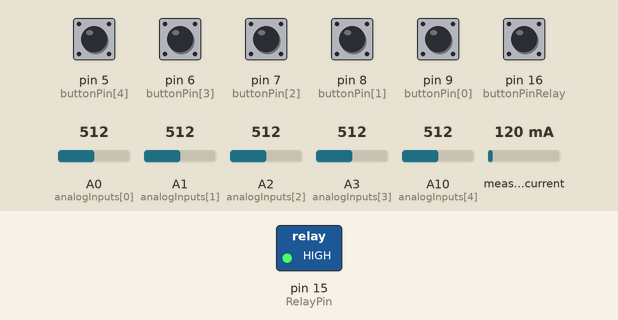
Simulated run of this sketch. Board: Arduino Leonardo, built with avr-gcc and run on an emulated ATmega32U4. On the bench: switched loads named in the sketch (green lamp = pin HIGH). The inputs (shaded band) are chosen by the test bench; at power-on: pin 5 (buttonPin[4]), pin 6 (buttonPin[3]), pin 7 (buttonPin[2]), pin 8 (buttonPin[1]), pin 9 (buttonPin[0]) HIGH, pin 16 (buttonPinRelay) LOW, A0 (analogInputs[0]) = 512, A1 (analogInputs[1]) = 512, A2 (analogInputs[2]) = 512, A3 (analogInputs[3]) = 512, A10 (analogInputs[4]) = 512, measured current 120 mA. USB keyboard and mouse output is not drawn; what the sketch prints to the serial monitor is not drawn.

Above: at 0.3 s.
Timing chart, 0 to 1.8 s (numbered marks = the images above):
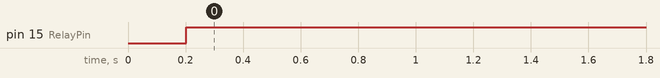

Measured:
- by itself, pin 15 (RelayPin): LOW → HIGH at 0.20 s

The sketch:

charging-station.ino
```cpp
//#include "Keyboard.h"
#include "HID-Project.h"
#include <HID-Settings.h>
#include <Wire.h>
#include <Adafruit_INA219.h>


//buttons
const int NUM_BUTTONS = 5;
const int buttonPin[NUM_BUTTONS] = {9, 8, 7, 6, 5};
boolean buttonState[NUM_BUTTONS];
boolean oldButtonState[NUM_BUTTONS];

//sliders
unsigned int IntervalSliders = 20;
unsigned long PreviousUpdateSliders = 0;
const int NUM_SLIDERS = 5;
const int analogInputs[NUM_SLIDERS] = {A0, A1, A2, A3, A10};
int analogSliderValues[NUM_SLIDERS];

//charger
int waitheInterval = 5;                             //how long to waithe for the headphones to start charging in seconds
unsigned int IntervalCharger = 200;                 //how often to check status
int cicles = waitheInterval*1000/IntervalCharger;   //5*1000/200 = 5000/200=25 cicles in 5 seconds
unsigned long PreviousUpdateCharger = 0;
const int buttonPinRelay = 16;                      // the number of the pushbutton pin
int buttonStateRelay = 0;                           // variable for reading the pushbutton status
int RelayPin = 15;
boolean chargeFlag = false;
int stopCounter = 0;
Adafruit_INA219 ina219;
float current_mA = 0;
unsigned long chargedTime = 0;                      //saves the moment the charging started

///////////////////////////////////////////////////////////

void setup() {
  for (int i = 0; i < NUM_SLIDERS; i++) {   //doing both buttons and sliders since they are the same number
    pinMode(analogInputs[i], INPUT);
    pinMode(buttonPin[i], INPUT_PULLUP);
  }

  pinMode(buttonPinRelay, INPUT);     // initializing the pushbutton pin as an input
  pinMode(RelayPin, OUTPUT);          // Set RelayPin as an output pin

  //Keyboard.begin();
  Consumer.begin();
  Serial.begin(9600);

  uint32_t currentFrequency;
  ina219.begin();
}

///////////////////////////////////////////////////////////

void loop() {
  //buttons
  buttonActions();


  //sliders
  if(millis() >= (PreviousUpdateSliders + IntervalSliders)){
    updateSliderValues();
    sendSliderValues();
    PreviousUpdateSliders = millis();
  }


  //Charger
  /*
  if(millis() >= (PreviousUpdateCharger + IntervalCharger)){
    buttonStateRelay = digitalRead(buttonPinRelay);
    if (buttonStateRelay == HIGH && chargeFlag == false) {      //when headphones on and no charging cicle started
      digitalWrite(RelayPin, LOW);                                //start charging and start charging cicle
      chargeFlag = true;
      current_mA = ina219.getCurrent_mA();
    } else if(buttonStateRelay == HIGH && current_mA < 100){    //when headphones on and current low (charged)
      current_mA = ina219.getCurrent_mA();
      if(stopCounter > cicles){                                 //cicles is calculated based on the time required
        digitalWrite(RelayPin, HIGH);                               //stop charging
        stopCounter = 0;
      }
      stopCounter++;
    } else if(buttonStateRelay == LOW) {                        //when headphones off
      digitalWrite(RelayPin, HIGH);                               //stop charging and end charging cicle
      chargeFlag = false;
      stopCounter = 0;
    } else{
      current_mA = ina219.getCurrent_mA();
      stopCounter = 0;
    }
    //Serial.println(current_mA);
    //Serial.println(buttonStateRelay);
    //Serial.println(chargeFlag);
    //Serial.println(stopCounter);
    PreviousUpdateCharger = millis();
  }*/
  if(millis() >= (PreviousUpdateCharger + IntervalCharger)){
    buttonStateRelay = digitalRead(buttonPinRelay);
    current_mA = ina219.getCurrent_mA();
    if (buttonStateRelay == HIGH && chargeFlag == true){  //headphones on and charging cicle started
      if(current_mA < 39){                               //when headphones on and current low (charged) //35 is too low //40 is too much //37 stops at 85%
        if(stopCounter > cicles){                         //cicles is calculated based on the time required
          digitalWrite(RelayPin, HIGH);                   //stop charging
          stopCounter = 0;
          /*
          if(millis() <= (chargedTime + 15000)){    //that was for auto reset
            delay(500);
            digitalWrite(RelayPin, LOW);
          }
          */
        }
        stopCounter++;
      }else{
        stopCounter = 0;
      }
    }else if(buttonStateRelay == LOW) {                    //when headphones off
      digitalWrite(RelayPin, HIGH);                        //stop charging and end charging cicle
      chargeFlag = false;
      stopCounter = 0;
    } else{                                               //when headphones on and no charging cicle started
      digitalWrite(RelayPin, LOW);                        //start charging and start charging cicle
      chargeFlag = true;
      current_mA = ina219.getCurrent_mA();
      chargedTime = millis();
    }
    //Serial.println(current_mA);
    //Serial.println(buttonStateRelay);
    //Serial.println(chargeFlag);
    //Serial.println(stopCounter);
    PreviousUpdateCharger = millis();
  }
}

////////////////////////////////////////////////////////////

void buttonActions(){
  for(int i = 0; i < NUM_BUTTONS; i++){
    oldButtonState[i]=buttonState[i];
    buttonState[i] = digitalRead(buttonPin[i]);
  }
  if(buttonState[0] == LOW && oldButtonState[0] == HIGH){

  }else if(buttonState[0] == HIGH && oldButtonState[0] == LOW){

  }
  if(buttonState[1] == LOW && oldButtonState[1] == HIGH){
    Consumer.press(MEDIA_VOL_MUTE);
  }else if(buttonState[1] == HIGH && oldButtonState[1] == LOW){
    Consumer.release(MEDIA_VOL_MUTE);
  }
  if(buttonState[2] == LOW && oldButtonState[2] == HIGH){
    Consumer.press(MEDIA_PLAY_PAUSE);
  }else if(buttonState[2] == HIGH && oldButtonState[2] == LOW){
    Consumer.release(MEDIA_PLAY_PAUSE);
  }
  if(buttonState[3] == LOW && oldButtonState[3] == HIGH){
    Consumer.press(MEDIA_PREVIOUS);
  }else if(buttonState[3] == HIGH && oldButtonState[3] == LOW){
    Consumer.release(MEDIA_PREVIOUS);
  }
  if(buttonState[4] == LOW && oldButtonState[4] == HIGH){
    Consumer.press(MEDIA_NEXT);
  }else if(buttonState[4] == HIGH && oldButtonState[4] == LOW){
    Consumer.release(MEDIA_NEXT);
  }
}


///////////////////////////////////////////////////////////


//sliders
/*
void updateSliderValues() {
  for (int i = 0; i < NUM_SLIDERS; i++) {
     analogSliderValues[i] = analogRead(analogInputs[i]);
  }
}*/

void updateSliderValues() {
  analogSliderValues[0] = analogRead(analogInputs[0]);
  analogSliderValues[1] = analogRead(analogInputs[1]);
  analogSliderValues[2] = analogRead(analogInputs[2]);
  analogSliderValues[3] = analogRead(analogInputs[3]);
  analogSliderValues[4] = analogRead(analogInputs[4]);
}

/*
void sendSliderValues() {
  String builtString = String("");
  for (int i = 0; i < NUM_SLIDERS; i++) {
    builtString += String((int)analogSliderValues[i]);
    if (i < NUM_SLIDERS - 1) {
      builtString += String("|");
    }
  }
  Serial.println(builtString);
}*/

void sendSliderValues() {
  String builtString = String("");
  builtString += String((int)analogSliderValues[0]);
  builtString += String("|");
  builtString += String((int)analogSliderValues[1]);
  builtString += String("|");
  builtString += String((int)analogSliderValues[2]);
  builtString += String("|");
  builtString += String((int)analogSliderValues[3]);
  builtString += String("|");
  builtString += String((int)analogSliderValues[4]);
  Serial.println(builtString);
}
```
